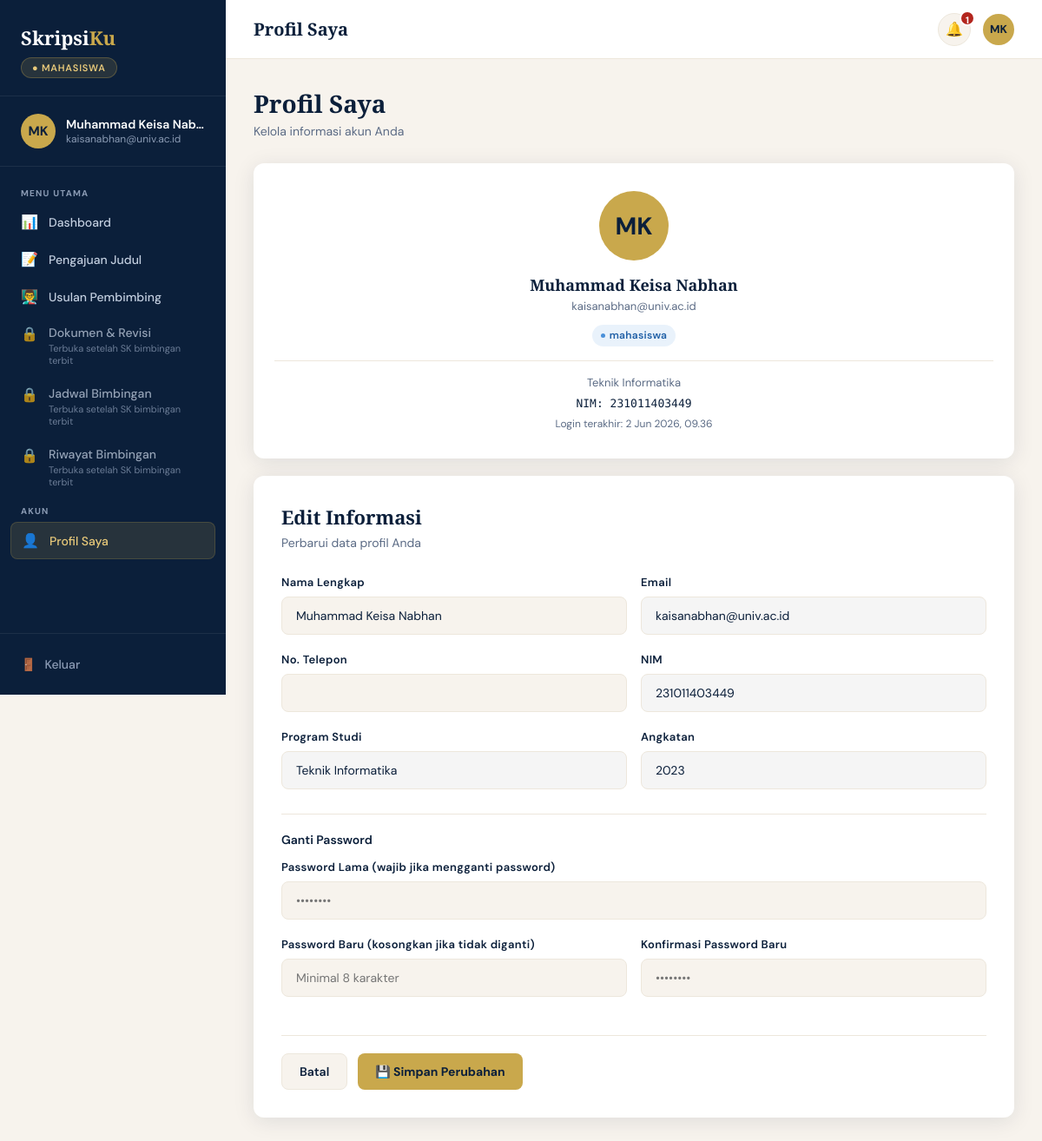
Screenshot of /profil.php (signed in) with the database file from the repository.
### tables this page shows
CREATE TABLE `user` (
  `id_user` int(11) NOT NULL,
  `nama_lengkap` varchar(100) NOT NULL,
  `email` varchar(100) NOT NULL,
  `password_hash` varchar(255) NOT NULL,
  `role` enum('mahasiswa','dosen','admin') NOT NULL,
  `status` enum('aktif','nonaktif') NOT NULL DEFAULT 'aktif',
  `created_at` timestamp NOT NULL DEFAULT current_timestamp(),
  `updated_at` timestamp NOT NULL DEFAULT current_timestamp() ON UPDATE current_timestamp(),
  `last_login` datetime DEFAULT NULL
);

CREATE TABLE `mahasiswa` (
  `id_mahasiswa` int(11) NOT NULL,
  `id_user` int(11) NOT NULL,
  `id_prodi` int(11) NOT NULL,
  `nim` varchar(20) NOT NULL,
  `angkatan` year(4) NOT NULL,
  `status_skripsi` enum('belum','proses','selesai') NOT NULL DEFAULT 'belum',
  `no_telepon` varchar(15) DEFAULT NULL
);

CREATE TABLE `program_studi` (
  `id_prodi` int(11) NOT NULL,
  `kode_prodi` varchar(10) NOT NULL,
  `nama_prodi` varchar(100) NOT NULL,
  `jenjang` enum('D3','S1','S2','S3') NOT NULL DEFAULT 'S1',
  `fakultas` varchar(100) NOT NULL,
  `akreditasi` char(1) DEFAULT NULL,
  `created_at` timestamp NOT NULL DEFAULT current_timestamp(),
  `updated_at` timestamp NOT NULL DEFAULT current_timestamp() ON UPDATE current_timestamp()
);

### config/auth.php (called while the page is built, shortened)
<?php
function currentUser(): array {
    return $_SESSION['user'] ?? [];
}
function role(): string {
    return $_SESSION['role'] ?? '';
}
function userId(): int {
    return (int)($_SESSION['id_user'] ?? 0);
}
function entityId(): int {
    return (int)($_SESSION['entity_id'] ?? 0);
}
function e(?string $s): string {
    return htmlspecialchars((string)$s, ENT_QUOTES, 'UTF-8');
}
require_once __DIR__ . '/format.php';

### config/db.php (called while the page is built, shortened)
<?php
function getDB(): PDO {
    static $pdo = null;
    if ($pdo === null) {
        $dsn = sprintf('mysql:host=%s;dbname=%s;charset=%s', DB_HOST, DB_NAME, DB_CHAR);
        $pdo = new PDO($dsn, DB_USER, DB_PASS, [
            PDO::ATTR_ERRMODE            => PDO::ERRMODE_EXCEPTION,
            PDO::ATTR_DEFAULT_FETCH_MODE => PDO::FETCH_ASSOC,
            PDO::ATTR_EMULATE_PREPARES   => false,
        ]);
    }
    return $pdo;
}
function fetchOne(string $sql, array $params = []): ?array {
    $stmt = getDB()->prepare($sql);
    $stmt->execute($params);
    $row = $stmt->fetch();
    return $row ?: null;
}
function countRows(string $sql, array $params = []): int {
    $stmt = getDB()->prepare($sql);
    $stmt->execute($params);
    return (int) $stmt->fetchColumn();
}

### config/format.php (called while the page is built, shortened)
<?php
function tgl(?string $waktu, string $format = 'pendek'): string {
    $ts = is_numeric($waktu) ? (int)$waktu : strtotime($waktu);
    $d   = (int)date('j', $ts);
    $m   = (int)date('n', $ts);
    $y   = date('Y', $ts);
    $jam = date('H.i', $ts);
    $hari = NAMA_HARI[(int)date('w', $ts)];
    $pendek = sprintf('%d %s %s', $d, BULAN_PENDEK[$m], $y);
    return match ($format) {
        'jam'       => "$pendek, $jam",
        'hari'      => "$hari, $pendek",
        'harijam'   => "$hari, $pendek, $jam",
        'panjang'   => sprintf('%d %s %s', $d, NAMA_BULAN[$m], $y),
        'lengkap'   => sprintf('%s, %d %s %s', $hari, $d, NAMA_BULAN[$m], $y),
        'tglbln'    => sprintf('%d %s', $d, BULAN_PENDEK[$m]),
        'tglblnjam' => sprintf('%d %s, %s', $d, BULAN_PENDEK[$m], $jam),
        default     => $pendek,
    };
}

### profil.php (the view, shortened to what this page needs)
<?php
require_once __DIR__ . '/config/db.php';
require_once __DIR__ . '/config/auth.php';
$pageTitle  = 'Profil Saya';
$activePage = 'profil';
$uid        = userId();
$eid        = entityId();
$role       = role();
$userDB = fetchOne('SELECT * FROM user WHERE id_user=?', [$uid]);
$extra  = [];
if ($role === 'mahasiswa') {
    $extra = fetchOne('SELECT m.*,ps.nama_prodi FROM mahasiswa m JOIN program_studi ps ON ps.id_prodi=m.id_prodi WHERE m.id_mahasiswa=?', [$eid]) ?? [];
} elseif ($role === 'dosen') {
    $extra = fetchOne('SELECT d.*,ps.nama_prodi FROM dosen d JOIN program_studi ps ON ps.id_prodi=d.id_prodi WHERE d.id_dosen=?', [$eid]) ?? [];
}
include __DIR__ . '/includes/header.php';
include __DIR__ . '/includes/sidebar.php';
?>
<div class="layout"><main class="main">
<?php include __DIR__ . '/includes/topbar.php'; ?>
<div class="content">
  <div class="page-header"><h1>Profil Saya</h1><p>Kelola informasi akun Anda</p></div>
  <div class="split split--left" style="--side:280px;">
    <div class="card" style="text-align:center;padding:32px 24px;height:fit-content;">
      <div style="width:80px;height:80px;border-radius:50%;background:var(--gold);display:flex;align-items:center;justify-content:center;font-size:28px;font-weight:700;color:var(--navy);margin:0 auto 16px;"><?= e($initials) ?></div>
      <div style="font-family:'Playfair Display',serif;font-size:18px;font-weight:600;margin-bottom:4px;"><?= e($userDB['nama_lengkap']) ?></div>
      <div style="font-size:13px;color:var(--slate);margin-bottom:12px;"><?= e($userDB['email']) ?></div>
      <span class="badge info"><span class="badge-dot"></span><?= e($role) ?></span>
      <?php if (!empty($extra['nama_prodi'])): ?>
        <div style="margin-top:16px;padding-top:16px;border-top:1px solid var(--cream-dark);font-size:13px;color:var(--slate);"><?= e($extra['nama_prodi']) ?></div>
      <?php endif; ?>
      <?php if (!empty($extra['nim'])): ?>
        <div style="margin-top:8px;font-family:'DM Mono',monospace;font-size:13px;">NIM: <?= e($extra['nim']) ?></div>
      <?php elseif (!empty($extra['nip'])): ?>
        <div style="margin-top:8px;font-family:'DM Mono',monospace;font-size:13px;">NIP: <?= e($extra['nip']) ?></div>
      <?php endif; ?>
      <div style="margin-top:8px;font-size:12px;color:var(--slate);">
        Login terakhir: <?= $userDB['last_login'] ? tgl($userDB['last_login'], 'jam') : '—' ?>
      </div>
    </div>
    <div class="form-card">
      <h2>Edit Informasi</h2>
      <p>Perbarui data profil Anda</p>
      <form method="POST"><?= csrfField() ?>
        <div class="form-row">
          <div class="form-group">
            <label for="f_nama_lengkap" class="form-label">Nama Lengkap</label>
            <input id="f_nama_lengkap" class="form-input" name="nama_lengkap" value="<?= e($userDB['nama_lengkap']) ?>" required>
          </div>
          <div class="form-group">
            <label for="f_field" class="form-label">Email</label>
            <input id="f_field" class="form-input" value="<?= e($userDB['email']) ?>" readonly style="background:#f5f5f5;">
          </div>
        </div>
        <?php if ($role === 'mahasiswa'): ?>
        <div class="form-row">
          <div class="form-group">
            <label for="f_no_telepon" class="form-label">No. Telepon</label>
            <input id="f_no_telepon" class="form-input" name="no_telepon" value="<?= e($extra['no_telepon'] ?? '') ?>">
          </div>
          <div class="form-group">
            <label for="f_field_2" class="form-label">NIM</label>
            <input id="f_field_2" class="form-input" value="<?= e($extra['nim'] ?? '') ?>" readonly style="background:#f5f5f5;">
          </div>
        </div>
        <div class="form-row">
          <div class="form-group">
            <label for="f_field_3" class="form-label">Program Studi</label>
            <input id="f_field_3" class="form-input" value="<?= e($extra['nama_prodi'] ?? '') ?>" readonly style="background:#f5f5f5;">
          </div>
          <div class="form-group">
            <label for="f_field_4" class="form-label">Angkatan</label>
            <input id="f_field_4" class="form-input" value="<?= e($extra['angkatan'] ?? '') ?>" readonly style="background:#f5f5f5;">
          </div>
        </div>
        <?php endif; ?>
        <div style="border-top:1px solid var(--cream-dark);padding-top:20px;margin-top:8px;">
          <div style="font-size:14px;font-weight:600;color:var(--navy);margin-bottom:14px;">Ganti Password</div>
          <?php $mustChange = !empty($_SESSION['must_change_password']); ?>
          <div class="form-group">
            <label for="f_old_password" class="form-label">Password Lama<?= $mustChange ? '' : ' (wajib jika mengganti password)' ?></label>
            <input id="f_old_password" class="form-input" type="password" name="old_password" placeholder="••••••••" autocomplete="current-password"<?= $mustChange ? ' required' : '' ?>>
          </div>
          <div class="form-row">
            <div class="form-group">
              <label for="f_new_password" class="form-label">Password Baru<?= $mustChange ? '' : ' (kosongkan jika tidak diganti)' ?></label>
              <input id="f_new_password" class="form-input" type="password" name="new_password" placeholder="Minimal <?= MIN_PASSWORD_LENGTH ?> karakter" minlength="<?= MIN_PASSWORD_LENGTH ?>" autocomplete="new-password"<?= $mustChange ? ' required' : '' ?>>
            </div>
            <div class="form-group">
              <label for="f_confirm_password" class="form-label">Konfirmasi Password Baru</label>
              <input id="f_confirm_password" class="form-input" type="password" name="confirm_password" placeholder="••••••••" autocomplete="new-password"<?= $mustChange ? ' required' : '' ?>>
            </div>
          </div>
        </div>
        <div class="form-actions">
          <a href="<?= BASE_URL ?>/dashboard.php" class="btn btn-secondary">Batal</a>
          <button type="submit" class="btn btn-gold">💾 Simpan Perubahan</button>
        </div>
      </form>
    </div>
  </div>
</div>
<?php include __DIR__ . '/includes/footer.php'; ?>

### includes/sidebar.php (shortened to what this page needs)
<?php
require_once __DIR__ . '/../config/auth.php';
$user   = currentUser();
$role   = role();
$initials = implode('', array_map(fn($w) => strtoupper($w[0]),
              array_filter(explode(' ', $user['nama_lengkap'] ?? 'U'))));
$initials = substr($initials, 0, 2);
$roleLabel = ['mahasiswa'=>'Mahasiswa','dosen'=>'Dosen','admin'=>'Administrator'][$role] ?? $role;
$isBimbinganAktif = false;
if ($role === 'mahasiswa') {
    $cekJudul = fetchOne("SELECT id_judul FROM judul_skripsi WHERE id_mahasiswa=? AND status='disetujui'", [$_SESSION['entity_id']]);
    if ($cekJudul) {
        $isJudulDisetujui = true;
    }
}
?>
<aside class="sidebar" id="sidebar">
  <div class="sidebar-header">
    <div class="sidebar-logo">Skripsi<span>Ku</span></div>
    <div class="sidebar-role-badge">● <?= e($roleLabel) ?></div>
  </div>
  <div class="sidebar-user">
    <div class="avatar"><?= e($initials) ?></div>
    <div style="overflow:hidden;">
      <div class="user-info-name"><?= e($user['nama_lengkap'] ?? '') ?></div>
      <div class="user-info-sub"><?= e($user['email'] ?? '') ?></div>
    </div>
  </div>
  <nav class="sidebar-nav">
    <?php foreach ($navs[$role] ?? [] as $group): ?>
      <div class="nav-section-label"><?= e($group['section']) ?></div>
      <?php foreach ($group['items'] as $item):
        $isActive = ($activePage ?? '') === $item['id'];
        $isLocked = $item['locked'] ?? false;
      ?>
        <?php if ($isLocked): ?>
          <span class="nav-item nav-item--locked" aria-disabled="true" title="<?= e($item['hint'] ?? 'Belum tersedia') ?>">
            <span class="nav-icon" aria-hidden="true">🔒</span>
            <span style="min-width:0;">
              <?= e($item['label']) ?>
              <span class="nav-hint"><?= e($item['hint'] ?? 'Belum tersedia') ?></span>
            </span>
          </span>
        <?php else: ?>
          <a href="<?= BASE_URL . '/' . $item['href'] ?>" class="nav-item <?= $isActive ? 'active' : '' ?>"<?= $isActive ? ' aria-current="page"' : '' ?>>
            <span class="nav-icon" aria-hidden="true"><?= $item['icon'] ?></span>
            <?= e($item['label']) ?>
          </a>
        <?php endif; ?>
      <?php endforeach; ?>
    <?php endforeach; ?>
  </nav>
  <div class="sidebar-footer">
    <a href="<?= BASE_URL ?>/logout.php" class="logout-btn">
      <span>🚪</span> Keluar
    </a>
  </div>
</aside>

### includes/topbar.php (shortened to what this page needs)
<?php
$user     = currentUser();
$initials = implode('', array_map(fn($w) => strtoupper($w[0]),
              array_filter(explode(' ', $user['nama_lengkap'] ?? 'U'))));
$initials = substr($initials, 0, 2);
$unreadCount = countRows('SELECT COUNT(*) FROM notifikasi WHERE id_user=? AND is_read=0',[userId()]);
?>
<header class="topbar">
  <div style="display:flex;align-items:center;gap:14px;">
    <div class="topbar-title"><?= e($pageTitle ?? 'Portal') ?></div>
  </div>
  <div class="topbar-right">
    <button type="button" class="notif-btn" id="notifBtn"
            aria-label="Notifikasi<?= $unreadCount > 0 ? ', ' . $unreadCount . ' belum dibaca' : '' ?>">
      🔔
      <?php if ($unreadCount > 0): ?>
        <span class="notif-count" aria-hidden="true"><?= $unreadCount > 99 ? '99+' : $unreadCount ?></span>
      <?php endif; ?>
    </button>
    <a href="<?= BASE_URL ?>/profil.php" class="avatar" style="width:36px;height:36px;font-size:13px;" aria-label="Profil saya" title="Profil saya"><?= e($initials) ?></a>
  </div>
</header>

### rows the page displays
user: nama_lengkap "MK", nama_lengkap "Muhammad Keisa Nab…", email "kaisanabhan@univ.ac.id", nama_lengkap "Muhammad Keisa Nabhan", last_login "2 Jun 2026, 09.36"
mahasiswa: id_prodi.nama_prodi "Teknik Informatika", nim "231011403449", angkatan "2023"

### other values shown
$roleLabel "MAHASISWA"
$group['section'] "MENU UTAMA"
$item['icon'] "📊"
$item['label'] "Dashboard"
$item['icon'] "📝"
$item['label'] "Pengajuan Judul"
$item['icon'] "👨‍🏫"
$item['label'] "Usulan Pembimbing"
$item['label'] "Dokumen & Revisi"
$item['hint'] "Terbuka setelah SK bimbingan terbit"
$item['label'] "Jadwal Bimbingan"
$item['label'] "Riwayat Bimbingan"
$group['section'] "AKUN"
$item['icon'] "👤"
$item['label'] "Profil Saya"
